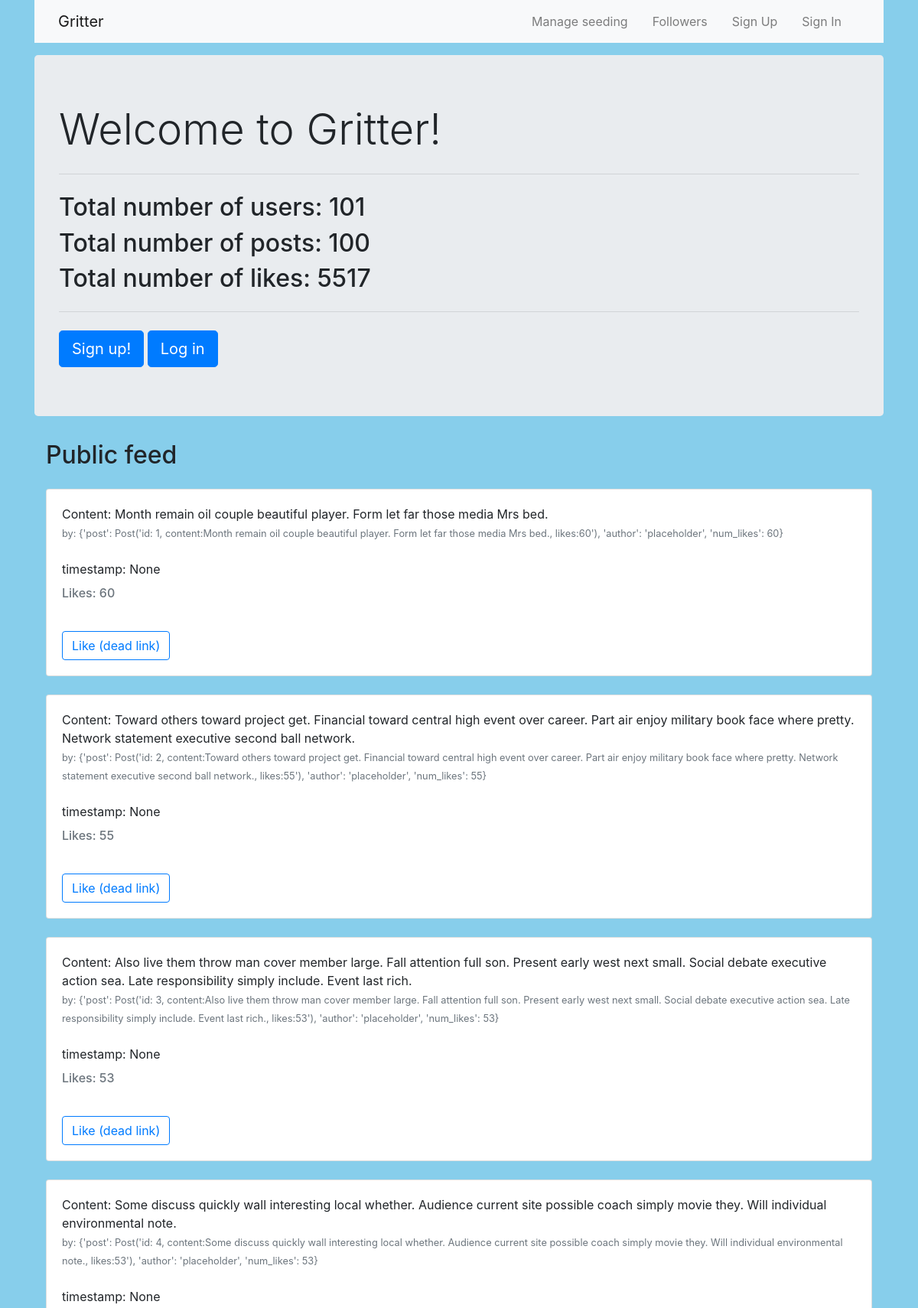
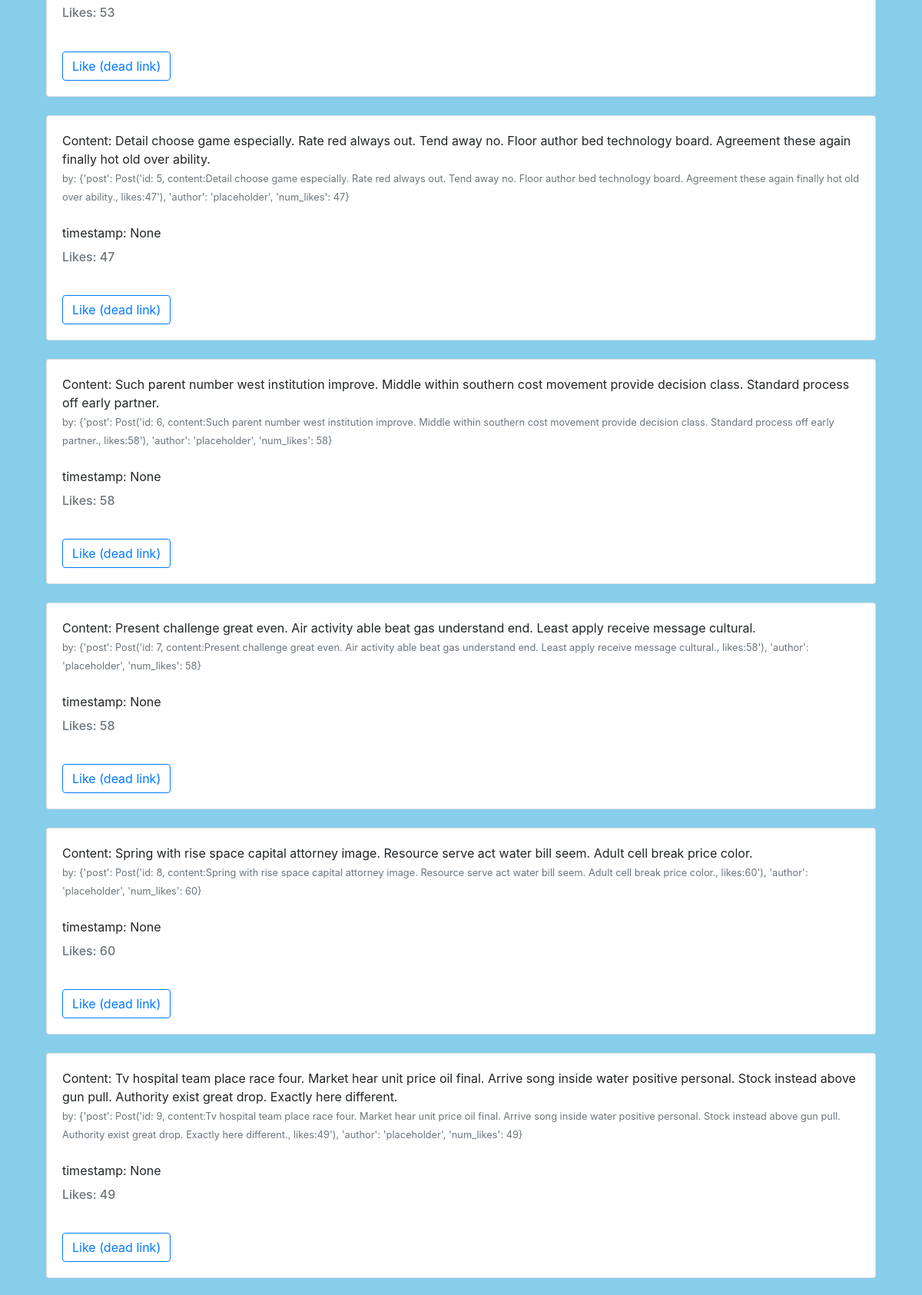
The page / (upper part) on the database its author committed (2 pictures, top to bottom).
### project/models.py (models this page shows)
class Post(db.Model):
    id = db.Column(db.Integer, primary_key=True)
    content = db.Column(db.Text)
    like_count = db.Column(db.Integer, default=0)
    timestamp = db.Column(db.DateTime, index=True, default=datetime.utcnow)
    user_id = db.Column(db.Integer, db.ForeignKey('user.id'))
    def __repr__(self):
        return f"Post('id: {self.id}, content:{self.content}, likes:{self.like_count}')"

### project/routes.py (the view)
@app.route('/', methods= ['GET'])
def default():
    context = {}
    num_likes = len(Like.query.all())
    context['num_likes'] = num_likes
    num_posts = len(Post.query.all())
    context['num_posts'] = num_posts
    num_users = len(User.query.all())
    context['num_users'] = num_users
    all_posts = get_all_posts_with_like_counts()
    context['posts'] = all_posts
    return render_template('home.html', context=context)

### project/db_queries.py (called while the page is built)
def get_username_by_id(user_id):
    username = User.query.filter(User.id == user_id).first()
    return username

def get_all_posts_with_like_counts():
    result = []
    posts = Post.query.all()
    for post in posts:
        post_dict = {}
        post_dict['post'] = post
        user = get_username_by_id(post.user_id)
        if user is None:
            post_dict['author'] = 'placeholder'
        else:
            post_dict['author'] = user.username
        num_likes = len(Like.query.filter(Like.post_id == post.id).all())
        post_dict['num_likes'] = num_likes
        result.append(post_dict)
    return result

### project/templates/home.html
{% extends "layout.html" %}
{% block content %}
    <div class="container">
        <div class="jumbotron bg-lt">
            <h1 class="display-4">Welcome to Gritter!</h1>
            <hr class="my-4">
                 {% if context %}
                    <h2>Total number of users: {{ context.num_users }}</h2>
                    <h2>Total number of posts: {{ context.num_posts }}</h2>
                    <h2>Total number of likes: {{ context.num_likes }}</h2>
                {% endif %}
            <hr class="my-4">
            <a class="btn btn-primary btn-lg" href="{{ url_for('signup') }}" role="button">Sign up!</a>
            <a class="btn btn-primary btn-lg" href="{{ url_for('signin') }}" role="button">Log in</a>
        </div>
    <div class="container">
        <h2>Public feed</h2>
        {% for post_dict in context.posts %}
            <div class="card mt-4">
                <div class="card-body">
                    <p class="card-text">
                        Content: {{ post_dict.post.content }}
                        <br>
                        <small class="text-muted">by: {{ post_dict }}</small>
                        <br>
                        <br>
                        timestamp: {{ post_dict.post.timestamp }}
                        <br>
                        <h6 class="card-subtitle text-muted">Likes: {{ post_dict.num_likes }} </h6>
                    </p>
                    <br>
                    <a class="btn btn-outline-primary" href="#">Like (dead link)</a>
                </div>
            </div>
        {% endfor %}
    </div>
{% endblock content %}

### project/templates/layout.html (shortened to what this page needs)
<!DOCTYPE html>
<html>
	<head>
    {% block head %}
        <link rel="stylesheet" href="https://cdn.jsdelivr.net/npm/bootstrap@4.5.3/dist/css/bootstrap.min.css">
		<link rel="stylesheet" href="{{ url_for('static', filename='style.css') }}" />
    {% endblock %}
	</head>
	<body text="#2d7051">
        <div class="container">
            <nav class="navbar navbar-expand-md bg-light navbar-light fixed-left">
              <div class="container">
                {% if current_user.is_anonymous  %}
                    <a class="navbar-brand mr-4" href="{{ url_for('home') }}">Gritter</a>
                {% else %}
                    <a class="navbar-brand mr-4" href="{{ url_for('user_home') }}">Gritter</a>
                {% endif %}
                <div class="collapse navbar-collapse" id="navbarToggle">
                  <div class="navbar-nav ml-auto">
                    <a class="nav-item nav-link mr-3 ml-auto" href="{{ url_for('manage_seeding') }}">Manage seeding</a>
                    <a class="nav-item nav-link mr-3 ml-auto" href="{{ url_for('user', username=username) }}">Followers</a>
                    {% if current_user.is_anonymous  %}
                    <a class="nav-item nav-link mr-3 ml-auto" href="{{ url_for('signup') }}">Sign Up</a>
                    <a class="nav-item nav-link mr-3 ml-auto" href="{{ url_for('signin') }}">Sign In</a>
                    {% else %}
                    <a class="nav-item nav-link mr-3 ml-auto" href="{{ url_for('signout') }}">Sign Out</a>
                    {% endif %}
                  </div>
                </div>
              </div>
            </nav>
        </div>
        <div class="container pt-2">
            <div class="container pt-2">
        </div>
        </div>
        {% block content %}
        {% endblock %}
	</body>
</html>

### project/static/styles/style.css (style rules this page uses)
body { background-color: #87CEEB; }

### rows shown on the page
Post: post.content "Month remain oil couple beautiful player. Form let far those media Mrs bed.", posts "{'post': Post('id: 1, content:Month remain oil couple beautiful player. Form let far those media Mrs bed., likes:60'), 'author': 'placeholder', 'num_likes': 60}", post.timestamp "None"
Post: post.content "Toward others toward project get. Financial toward central high event over career. Part air enjoy military book face where pretty. Network statement executive second ball network.", posts "{'post': Post('id: 2, content:Toward others toward project get. Financial toward central high event over career. Part air enjoy military book face where pretty. Network statement executive second ball network., likes:55'), 'author': 'placeholder', 'num_likes': 55}", post.timestamp "None"
Post: post.content "Also live them throw man cover member large. Fall attention full son. Present early west next small. Social debate executive action sea. Late responsibility simply include. Event last rich.", posts "{'post': Post('id: 3, content:Also live them throw man cover member large. Fall attention full son. Present early west next small. Social debate executive action sea. Late responsibility simply include. Event last rich., likes:53'), 'author': 'placeholder', 'num_likes': 53}", post.timestamp "None"
Post: post.content "Some discuss quickly wall interesting local whether. Audience current site possible coach simply movie they. Will individual environmental note.", posts "{'post': Post('id: 4, content:Some discuss quickly wall interesting local whether. Audience current site possible coach simply movie they. Will individual environmental note., likes:53'), 'author': 'placeholder', 'num_likes': 53}", post.timestamp "None"
Post: post.content "Detail choose game especially. Rate red always out. Tend away no. Floor author bed technology board. Agreement these again finally hot old over ability.", posts "{'post': Post('id: 5, content:Detail choose game especially. Rate red always out. Tend away no. Floor author bed technology board. Agreement these again finally hot old over ability., likes:47'), 'author': 'placeholder', 'num_likes': 47}", post.timestamp "None"
Post: post.content "Such parent number west institution improve. Middle within southern cost movement provide decision class. Standard process off early partner.", posts "{'post': Post('id: 6, content:Such parent number west institution improve. Middle within southern cost movement provide decision class. Standard process off early partner., likes:58'), 'author': 'placeholder', 'num_likes': 58}", post.timestamp "None"
Post: post.content "Present challenge great even. Air activity able beat gas understand end. Least apply receive message cultural.", posts "{'post': Post('id: 7, content:Present challenge great even. Air activity able beat gas understand end. Least apply receive message cultural., likes:58'), 'author': 'placeholder', 'num_likes': 58}", post.timestamp "None"
Post: post.content "Spring with rise space capital attorney image. Resource serve act water bill seem. Adult cell break price color.", posts "{'post': Post('id: 8, content:Spring with rise space capital attorney image. Resource serve act water bill seem. Adult cell break price color., likes:60'), 'author': 'placeholder', 'num_likes': 60}", post.timestamp "None"
Post: post.content "Tv hospital team place race four. Market hear unit price oil final. Arrive song inside water positive personal. Stock instead above gun pull. Authority exist great drop. Exactly here different.", posts "{'post': Post('id: 9, content:Tv hospital team place race four. Market hear unit price oil final. Arrive song inside water positive personal. Stock instead above gun pull. Authority exist great drop. Exactly here different., likes:49'), 'author': 'placeholder', 'num_likes': 49}", post.timestamp "None"

### other values the page prints
{{ context.num_users }} "101"
{{ context.num_posts }} "100"
{{ context.num_likes }} "5517"
{{ post_dict.num_likes }} "60" "55" "53" "53" "47" "58" "58" "60" "49"
